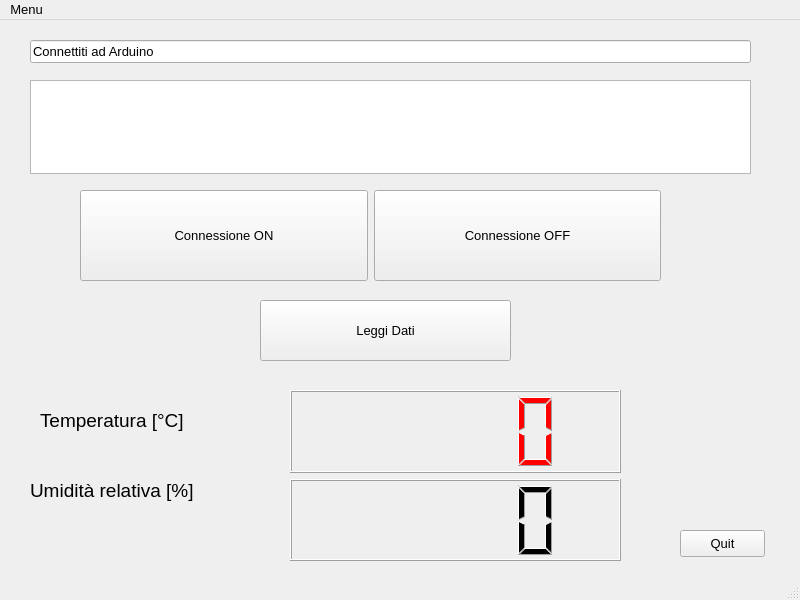
<?xml version="1.0" encoding="UTF-8"?>
<ui version="4.0">
 <class>MainWindow</class>
 <widget class="QMainWindow" name="MainWindow">
  <property name="geometry">
   <rect>
    <x>0</x>
    <y>0</y>
    <width>800</width>
    <height>600</height>
   </rect>
  </property>
  <property name="maximumSize">
   <size>
    <width>800</width>
    <height>600</height>
   </size>
  </property>
  <property name="font">
   <font>
    <pointsize>10</pointsize>
   </font>
  </property>
  <property name="windowTitle">
   <string>Arduino Temperatura e Umidità</string>
  </property>
  <widget class="QWidget" name="centralwidget">
   <widget class="QPushButton" name="B_legge">
    <property name="geometry">
     <rect>
      <x>260</x>
      <y>280</y>
      <width>251</width>
      <height>61</height>
     </rect>
    </property>
    <property name="text">
     <string>Leggi Dati</string>
    </property>
   </widget>
   <widget class="QPushButton" name="B_quit">
    <property name="geometry">
     <rect>
      <x>680</x>
      <y>510</y>
      <width>85</width>
      <height>27</height>
     </rect>
    </property>
    <property name="text">
     <string>Quit</string>
    </property>
   </widget>
   <widget class="QTextEdit" name="T_terminale">
    <property name="geometry">
     <rect>
      <x>30</x>
      <y>60</y>
      <width>721</width>
      <height>94</height>
     </rect>
    </property>
   </widget>
   <widget class="QLineEdit" name="T_note">
    <property name="geometry">
     <rect>
      <x>30</x>
      <y>20</y>
      <width>721</width>
      <height>23</height>
     </rect>
    </property>
    <property name="text">
     <string>Connettiti ad Arduino</string>
    </property>
   </widget>
   <widget class="QLabel" name="label">
    <property name="geometry">
     <rect>
      <x>40</x>
      <y>370</y>
      <width>181</width>
      <height>61</height>
     </rect>
    </property>
    <property name="palette">
     <palette>
      <active>
       <colorrole role="WindowText">
        <brush brushstyle="SolidPattern">
         <color alpha="255">
          <red>0</red>
          <green>0</green>
          <blue>0</blue>
         </color>
        </brush>
       </colorrole>
       <colorrole role="Text">
        <brush brushstyle="SolidPattern">
         <color alpha="255">
          <red>255</red>
          <green>0</green>
          <blue>0</blue>
         </color>
        </brush>
       </colorrole>
      </active>
      <inactive>
       <colorrole role="WindowText">
        <brush brushstyle="SolidPattern">
         <color alpha="255">
          <red>0</red>
          <green>0</green>
          <blue>0</blue>
         </color>
        </brush>
       </colorrole>
       <colorrole role="Text">
        <brush brushstyle="SolidPattern">
         <color alpha="255">
          <red>255</red>
          <green>0</green>
          <blue>0</blue>
         </color>
        </brush>
       </colorrole>
      </inactive>
      <disabled>
       <colorrole role="WindowText">
        <brush brushstyle="SolidPattern">
         <color alpha="255">
          <red>127</red>
          <green>127</green>
          <blue>127</blue>
         </color>
        </brush>
       </colorrole>
       <colorrole role="Text">
        <brush brushstyle="SolidPattern">
         <color alpha="255">
          <red>127</red>
          <green>127</green>
          <blue>127</blue>
         </color>
        </brush>
       </colorrole>
      </disabled>
     </palette>
    </property>
    <property name="font">
     <font>
      <pointsize>14</pointsize>
     </font>
    </property>
    <property name="text">
     <string>Temperatura [°C]</string>
    </property>
    <property name="scaledContents">
     <bool>false</bool>
    </property>
   </widget>
   <widget class="QLabel" name="label_2">
    <property name="geometry">
     <rect>
      <x>30</x>
      <y>440</y>
      <width>221</width>
      <height>61</height>
     </rect>
    </property>
    <property name="font">
     <font>
      <pointsize>14</pointsize>
     </font>
    </property>
    <property name="text">
     <string>Umidità relativa [%]</string>
    </property>
    <property name="scaledContents">
     <bool>false</bool>
    </property>
   </widget>
   <widget class="QWidget" name="layoutWidget">
    <property name="geometry">
     <rect>
      <x>290</x>
      <y>370</y>
      <width>331</width>
      <height>171</height>
     </rect>
    </property>
    <layout class="QVBoxLayout" name="verticalLayout">
     <item>
      <widget class="QLCDNumber" name="lcdNumber">
       <property name="palette">
        <palette>
         <active>
          <colorrole role="WindowText">
           <brush brushstyle="SolidPattern">
            <color alpha="255">
             <red>255</red>
             <green>0</green>
             <blue>0</blue>
            </color>
           </brush>
          </colorrole>
          <colorrole role="Text">
           <brush brushstyle="SolidPattern">
            <color alpha="255">
             <red>255</red>
             <green>0</green>
             <blue>0</blue>
            </color>
           </brush>
          </colorrole>
         </active>
         <inactive>
          <colorrole role="WindowText">
           <brush brushstyle="SolidPattern">
            <color alpha="255">
             <red>255</red>
             <green>0</green>
             <blue>0</blue>
            </color>
           </brush>
          </colorrole>
          <colorrole role="Text">
           <brush brushstyle="SolidPattern">
            <color alpha="255">
             <red>255</red>
             <green>0</green>
             <blue>0</blue>
            </color>
           </brush>
          </colorrole>
         </inactive>
         <disabled>
          <colorrole role="WindowText">
           <brush brushstyle="SolidPattern">
            <color alpha="255">
             <red>127</red>
             <green>127</green>
             <blue>127</blue>
            </color>
           </brush>
          </colorrole>
          <colorrole role="Text">
           <brush brushstyle="SolidPattern">
            <color alpha="255">
             <red>127</red>
             <green>127</green>
             <blue>127</blue>
            </color>
           </brush>
          </colorrole>
         </disabled>
        </palette>
       </property>
       <property name="smallDecimalPoint">
        <bool>false</bool>
       </property>
       <property name="value" stdset="0">
        <double>0.000000000000000</double>
       </property>
       <property name="intValue" stdset="0">
        <number>0</number>
       </property>
      </widget>
     </item>
     <item>
      <widget class="QLCDNumber" name="lcdNumber_2">
       <property name="smallDecimalPoint">
        <bool>false</bool>
       </property>
       <property name="value" stdset="0">
        <double>0.000000000000000</double>
       </property>
       <property name="intValue" stdset="0">
        <number>0</number>
       </property>
      </widget>
     </item>
    </layout>
   </widget>
   <widget class="QWidget" name="">
    <property name="geometry">
     <rect>
      <x>80</x>
      <y>170</y>
      <width>581</width>
      <height>91</height>
     </rect>
    </property>
    <layout class="QHBoxLayout" name="horizontalLayout">
     <item>
      <widget class="QPushButton" name="B_con">
       <property name="sizePolicy">
        <sizepolicy hsizetype="MinimumExpanding" vsizetype="MinimumExpanding">
         <horstretch>0</horstretch>
         <verstretch>0</verstretch>
        </sizepolicy>
       </property>
       <property name="text">
        <string>Connessione ON</string>
       </property>
      </widget>
     </item>
     <item>
      <widget class="QPushButton" name="B_con_2">
       <property name="sizePolicy">
        <sizepolicy hsizetype="MinimumExpanding" vsizetype="MinimumExpanding">
         <horstretch>0</horstretch>
         <verstretch>0</verstretch>
        </sizepolicy>
       </property>
       <property name="text">
        <string>Connessione OFF</string>
       </property>
      </widget>
     </item>
    </layout>
   </widget>
  </widget>
  <widget class="QMenuBar" name="menubar">
   <property name="geometry">
    <rect>
     <x>0</x>
     <y>0</y>
     <width>800</width>
     <height>27</height>
    </rect>
   </property>
   <widget class="QMenu" name="menuMenu">
    <property name="title">
     <string>Menu</string>
    </property>
   </widget>
   <addaction name="menuMenu"/>
  </widget>
  <widget class="QStatusBar" name="statusbar"/>
 </widget>
 <resources/>
 <connections>
  <connection>
   <sender>MainWindow</sender>
   <signal>destroyed()</signal>
   <receiver>MainWindow</receiver>
   <slot>deleteLater()</slot>
   <hints>
    <hint type="sourcelabel">
     <x>399</x>
     <y>299</y>
    </hint>
    <hint type="destinationlabel">
     <x>399</x>
     <y>299</y>
    </hint>
   </hints>
  </connection>
 </connections>
</ui>
